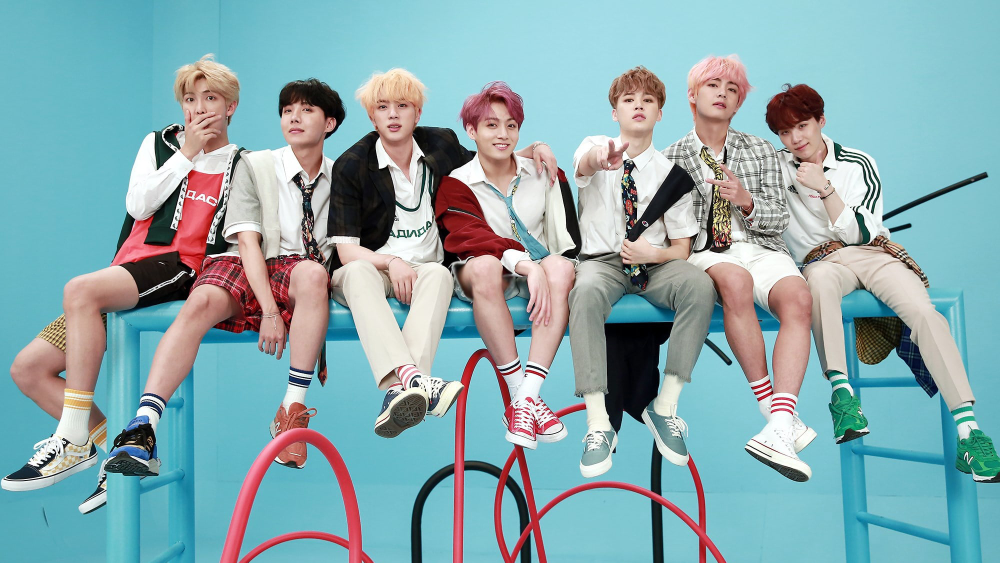
#> input picture data/bts.jpg, 2000 x 1125 px (shown at 1/2 size); its folder holds only this picture in this run
$ jupyter execute --allow-errors lego-picture-mapper.ipynb
#> lines starting #> are read from the running program, lines starting #| are printed output that depends on the picture
[cell 1]
import numpy as np
from matplotlib import pyplot as plt
import cv2
from skimage import exposure
import imageio

[cell 2]
INPUT = 'data/'
PRIMITIVES = 'primitives/'

[cell 3]
primitive_1 = np.ones((20, 20))
diagonal_1, diagonal_2 = np.meshgrid(np.arange(0, 20), np.arange(0, 20))
diagonal = np.vectorize(lambda x, y: 0 if x + y == 19  else 1)(diagonal_1, diagonal_2)
diagonal[0:2,:] = 1
diagonal[:, 0:2] = 1
primitive_1 *= diagonal
plt.imshow(primitive_1, cmap='gray', vmin=0, vmax=1)
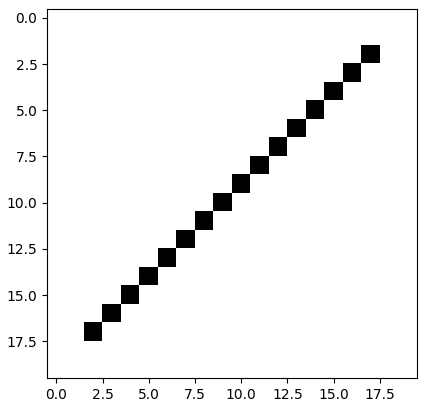
#> figure drawn by matplotlib, 1 panel

[cell 4]
primitive_2 = np.ones((20, 20))
primitive_2[2:18, 2:3] = 0
primitive_2[2:3, 2:18] = 0
diagonal_1, diagonal_2 = np.meshgrid(np.arange(0, 20), np.arange(0, 20))
diagonal = np.vectorize(lambda x, y: 0 if x + y == 19  else 1)(diagonal_1, diagonal_2)
diagonal[0:2,:] = 1
diagonal[:, 0:2] = 1
primitive_2 *= diagonal
plt.imshow(primitive_2, cmap='gray')
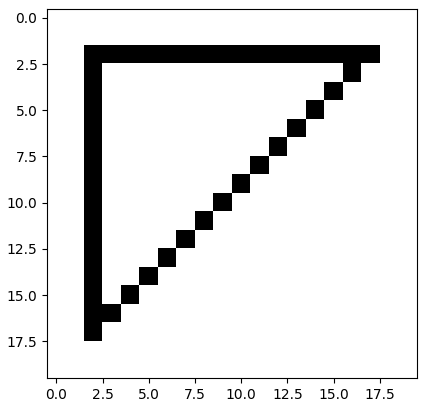
#> figure drawn by matplotlib, 1 panel

[cell 5]
primitive_3 = np.ones((20, 20))
primitive_3[2:18, 2:3] = 0
primitive_3[2:18, 17:18] = 0
primitive_3[17:18, 2:18] = 0
primitive_3[2:3, 2:18] = 0
plt.imshow(primitive_3, cmap='gray')
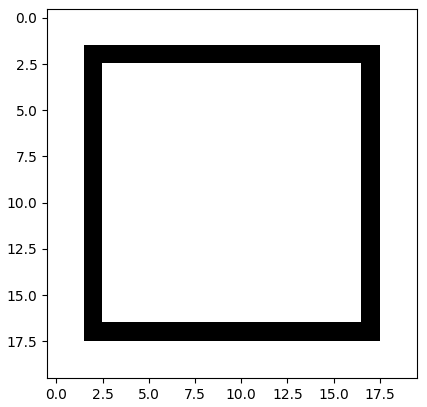
#> figure drawn by matplotlib, 1 panel

[cell 6]
primitive_4 = np.ones((20, 20))
primitive_4[2:18, 2:3] = 0
primitive_4[2:18, 17:18] = 0
primitive_4[17:18, 2:18] = 0
primitive_4[2:3, 2:18] = 0
diagonal_1, diagonal_2 = np.meshgrid(np.arange(0, 20), np.arange(0, 20))
diagonal = np.vectorize(lambda x, y: 0 if x == y or x + y == 19  else 1)(diagonal_1, diagonal_2)
diagonal[0:2,:] = 1
diagonal[18:20,:] = 1
primitive_4 *= diagonal
plt.imshow(primitive_4, cmap='gray')
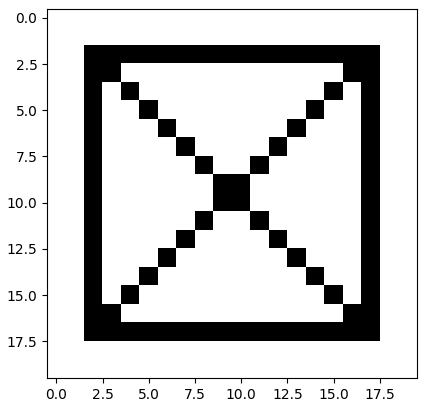
#> figure drawn by matplotlib, 1 panel

[cell 7]
primitive_5 = np.ones((20, 20))
primitive_5[2:18, 2:18] = 0
plt.imshow(primitive_5, cmap='gray', vmin=0, vmax=1)
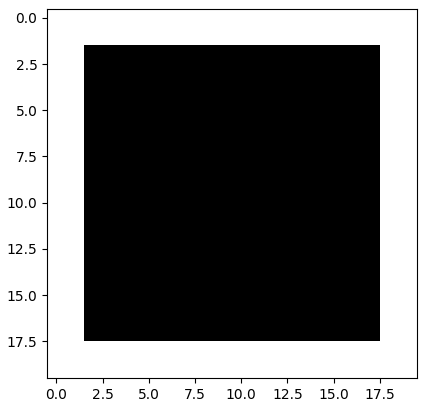
#> figure drawn by matplotlib, 1 panel

[cell 8]
def save_array_prim(array, filename):
    imageio.imwrite(PRIMITIVES + filename, array.astype('int'))


def create_primitives():
    primitive_1 = np.ones((20, 20))
    diagonal_1, diagonal_2 = np.meshgrid(np.arange(0, 20), np.arange(0, 20))
    diagonal = np.vectorize(lambda x, y: 0 if x + y == 19  else 1)(diagonal_1, diagonal_2)
    diagonal[0:2,:] = 1
    diagonal[:, 0:2] = 1
    primitive_1 *= diagonal

    primitive_2 = np.ones((20, 20))
    primitive_2[2:18, 2:3] = 0
    primitive_2[2:3, 2:18] = 0
    diagonal_1, diagonal_2 = np.meshgrid(np.arange(0, 20), np.arange(0, 20))
    diagonal = np.vectorize(lambda x, y: 0 if x + y == 19  else 1)(diagonal_1, diagonal_2)
    diagonal[0:2,:] = 1
    diagonal[:, 0:2] = 1
    primitive_2 *= diagonal

    primitive_3 = np.ones((20, 20))
    primitive_3[2:18, 2:3] = 0
    primitive_3[2:18, 17:18] = 0
    primitive_3[17:18, 2:18] = 0
    primitive_3[2:3, 2:18] = 0

    primitive_4 = np.ones((20, 20))
    primitive_4[2:18, 2:3] = 0
    primitive_4[2:18, 17:18] = 0
    primitive_4[17:18, 2:18] = 0
    primitive_4[2:3, 2:18] = 0
    diagonal_1, diagonal_2 = np.meshgrid(np.arange(0, 20), np.arange(0, 20))
    diagonal = np.vectorize(lambda x, y: 0 if x == y or x + y == 19  else 1)(diagonal_1, diagonal_2)
    diagonal[0:2,:] = 1
    diagonal[18:20,:] = 1
    primitive_4 *= diagonal

    primitive_5 = np.ones((20, 20))
    primitive_5[2:18, 2:18] = 0

    save_array_prim(primitive_1, 'primitive_1.jpg')
    save_array_prim(primitive_2, 'primitive_2.jpg')
    save_array_prim(primitive_3, 'primitive_3.jpg')
    save_array_prim(primitive_4, 'primitive_4.jpg')
    save_array_prim(primitive_5, 'primitive_5.jpg')


def get_array(image, cell):
    height, width = image.shape
    shape_by_height, shape_by_width = round(height / cell[0]), round(width / cell[1])
    resized_image = cv2.resize(image, (shape_by_width * cell[1], shape_by_height * cell[0]))
    brightness_array = np.empty(shape=(shape_by_height, shape_by_width))
    for i in range(shape_by_height):
        for j in range(shape_by_width):
            brightness_array[i][j] = np.mean(resized_image[i * cell[0]:i * cell[0] + cell[0], j * cell[1]:j * cell[1] + cell[1]])
    return brightness_array


def get_array_easy_way(image, cell):
    height, width = image.shape
    shape_by_height, shape_by_width = round(height / cell[0]), round(width / cell[1])
    return cv2.resize(image, (shape_by_width, shape_by_height))


def equalize(array):
    return exposure.equalize_hist(array)


def normalize(array, new_min, new_max):
    return new_min + (new_max - new_min) * (array - array.min()) / (array.max() - array.min())


def rounded(array):
    return array.round().astype('int')


def image_read(filename):
    return cv2.imread(INPUT + filename)


def image_transform(image, cell, shades):
    grayscale_image = cv2.cvtColor(image, cv2.COLOR_BGR2GRAY)
    brightness_array = get_array(grayscale_image, cell)
    equalize_array = equalize(brightness_array)
    normalized_array = normalize(equalize_array, 0, shades - 1)
    rounded_array = rounded(normalized_array)
    return rounded_array

def get_primitives(ra):
    primitives = dict()
    for i in range(ra):
        primitive = cv2.imread(PRIMITIVES + f'primitive_{i + 1}.jpg')
        grayscale_primitive = cv2.cvtColor(primitive, cv2.COLOR_BGR2GRAY)
        primitives[i] = grayscale_primitive
    return primitives


def create_schema(image):
    primitives = get_primitives(5)
    schema = None
    for i in range(len(image)):
        row = None
        for j in range(len(image[0])):
            if row is None:
                row = primitives[image[i][j]].copy()
                continue
            row = np.hstack((row, primitives[image[i][j]]))
        if schema is None:
            schema = row.copy()
            continue
        schema = np.vstack((schema, row))
    return schema


def show_image(image):
    plt.figure(figsize=(40,40))
    plt.imshow(image, cmap='gray')

### Важно! Запустить один раз для создания примитивов

#> (a cell that did not finish here is left out)

#> (a cell that did not finish here is left out)


#> (a cell that did not finish here is left out)


[cell 12]
show_image(image_transform(image_read('bts.jpg'), (15, 15), 5))
#> call 3 of image_read, with filename = 'bts.jpg'
#> in image_read, returned value is the input picture: shape (1125, 2000, 3); mean B, G, R 174.5, 169.7, 137.1
#> call 3 of image_transform, with cell = (15, 15), shades = 5
#> in image_transform (call 3), `grayscale_image = cv2.cvtColor(image, cv2.COLOR_BGR2GRAY)`:
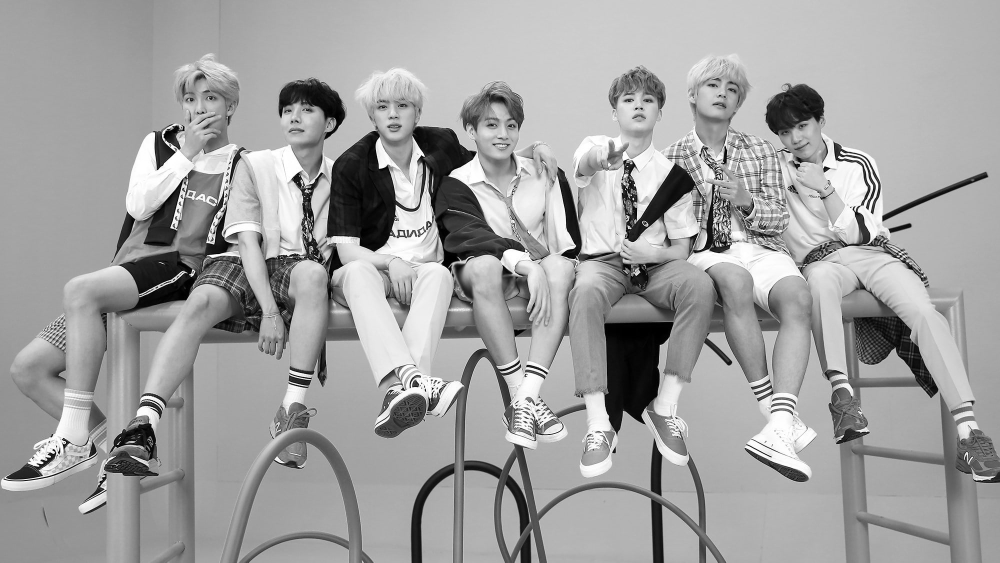
#> grayscale_image: shape (1125, 2000) (shown at 1/2 size); min 0, max 255, mean 160.5
#> in get_array, `shape_by_height, shape_by_width = round(height / cell[0]), round(width..`: shape_by_height = 75; shape_by_width = 133
#> after the loop in get_array, `for i in range(shape_by_height):`:
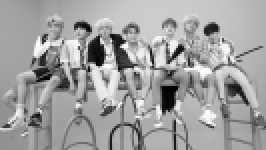
#> brightness_array: shape (75, 133) float64 (shown 2 times larger); min 0.2, max 254.4, mean 160.5
#> in equalize, `return exposure.equalize_hist(array)`:
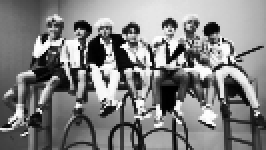
#> returned value: shape (75, 133) float64 (shown 2 times larger); min 0.000501, max 1, mean 0.505
#> in rounded, `return array.round().astype('int')`:
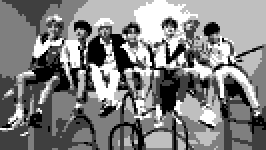
#> returned value: shape (75, 133) int64 (shown 2 times larger); min 0, max 4, mean 2.02; drawn with min black and max white

#> (a cell that did not finish here is left out)

#> in get_primitives, `primitives = dict()`: primitives = 0 items

$ run again, on data/scenery.jpg
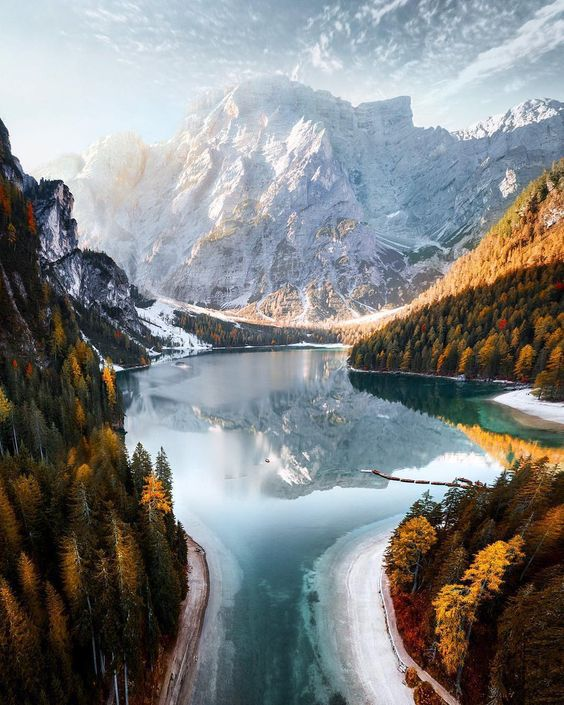
#> input picture data/scenery.jpg, 564 x 705 px
#> in image_read, returned value is the input picture: shape (705, 564, 3); mean B, G, R 129.6, 129.4, 127.1
#> in image_transform, `grayscale_image = cv2.cvtColor(image, cv2.COLOR_BGR2GRAY)`:
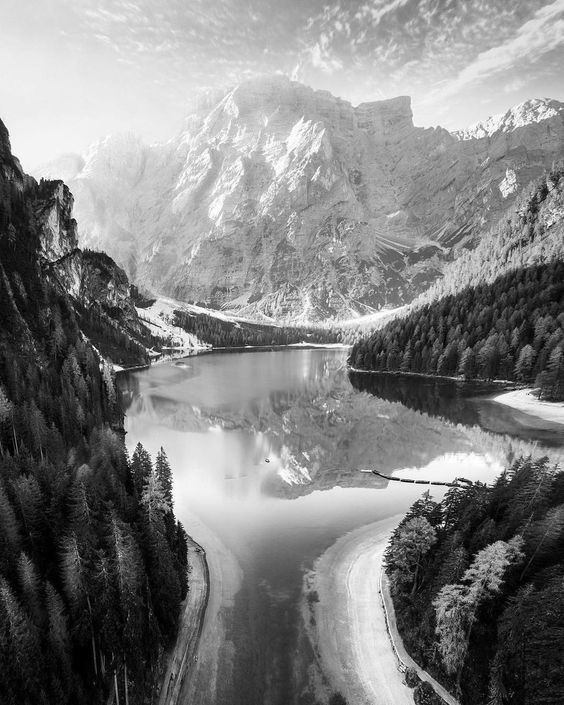
#> grayscale_image: shape (705, 564); min 0, max 255, mean 128.8
#> shape_by_height = 141; shape_by_width = 113
#> in rounded, `return array.round().astype('int')`:
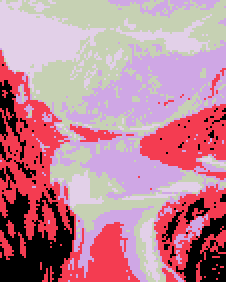
#> returned value: shape (141, 113) int64 (shown 2 times larger); 5 distinct labels, from 0 to 4; one colour per label, 0 black
